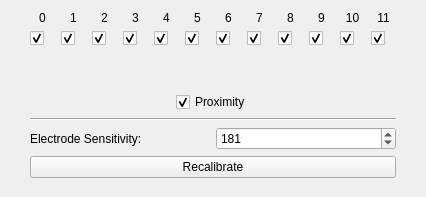
<?xml version="1.0" encoding="UTF-8"?>
<ui version="4.0">
 <class>MultiTouch</class>
 <widget class="QWidget" name="MultiTouch">
  <property name="geometry">
   <rect>
    <x>0</x>
    <y>0</y>
    <width>426</width>
    <height>197</height>
   </rect>
  </property>
  <property name="windowTitle">
   <string>Form</string>
  </property>
  <layout class="QVBoxLayout" name="verticalLayout">
   <item>
    <layout class="QHBoxLayout" name="horizontalLayout_2">
     <item>
      <spacer name="horizontalSpacer_2">
       <property name="orientation">
        <enum>Qt::Horizontal</enum>
       </property>
       <property name="sizeHint" stdset="0">
        <size>
         <width>40</width>
         <height>20</height>
        </size>
       </property>
      </spacer>
     </item>
     <item>
      <layout class="QVBoxLayout" name="verticalLayout_15">
       <item>
        <layout class="QHBoxLayout" name="horizontalLayout">
         <item>
          <layout class="QVBoxLayout" name="verticalLayout_2">
           <item>
            <widget class="QLabel" name="label">
             <property name="minimumSize">
              <size>
               <width>25</width>
               <height>0</height>
              </size>
             </property>
             <property name="text">
              <string>0</string>
             </property>
             <property name="alignment">
              <set>Qt::AlignCenter</set>
             </property>
            </widget>
           </item>
           <item>
            <layout class="QHBoxLayout" name="horizontalLayout_4">
             <item>
              <widget class="QCheckBox" name="cb_0">
               <property name="text">
                <string/>
               </property>
               <property name="checked">
                <bool>true</bool>
               </property>
              </widget>
             </item>
            </layout>
           </item>
           <item>
            <widget class="QLabel" name="mt_label_0">
             <property name="text">
              <string/>
             </property>
            </widget>
           </item>
          </layout>
         </item>
         <item>
          <layout class="QVBoxLayout" name="verticalLayout_3">
           <item>
            <widget class="QLabel" name="label_2">
             <property name="minimumSize">
              <size>
               <width>25</width>
               <height>0</height>
              </size>
             </property>
             <property name="text">
              <string>1</string>
             </property>
             <property name="alignment">
              <set>Qt::AlignCenter</set>
             </property>
            </widget>
           </item>
           <item>
            <layout class="QHBoxLayout" name="horizontalLayout_5">
             <item>
              <widget class="QCheckBox" name="cb_1">
               <property name="text">
                <string/>
               </property>
               <property name="checked">
                <bool>true</bool>
               </property>
              </widget>
             </item>
            </layout>
           </item>
           <item>
            <widget class="QLabel" name="mt_label_1">
             <property name="text">
              <string/>
             </property>
            </widget>
           </item>
          </layout>
         </item>
         <item>
          <layout class="QVBoxLayout" name="verticalLayout_5">
           <item>
            <widget class="QLabel" name="label_3">
             <property name="minimumSize">
              <size>
               <width>25</width>
               <height>0</height>
              </size>
             </property>
             <property name="text">
              <string>2</string>
             </property>
             <property name="alignment">
              <set>Qt::AlignCenter</set>
             </property>
            </widget>
           </item>
           <item>
            <layout class="QHBoxLayout" name="horizontalLayout_6">
             <item>
              <widget class="QCheckBox" name="cb_2">
               <property name="text">
                <string/>
               </property>
               <property name="checked">
                <bool>true</bool>
               </property>
              </widget>
             </item>
            </layout>
           </item>
           <item>
            <widget class="QLabel" name="mt_label_2">
             <property name="text">
              <string/>
             </property>
            </widget>
           </item>
          </layout>
         </item>
         <item>
          <layout class="QVBoxLayout" name="verticalLayout_8">
           <item>
            <widget class="QLabel" name="label_4">
             <property name="minimumSize">
              <size>
               <width>25</width>
               <height>0</height>
              </size>
             </property>
             <property name="text">
              <string>3</string>
             </property>
             <property name="alignment">
              <set>Qt::AlignCenter</set>
             </property>
            </widget>
           </item>
           <item>
            <layout class="QHBoxLayout" name="horizontalLayout_7">
             <item>
              <widget class="QCheckBox" name="cb_3">
               <property name="text">
                <string/>
               </property>
               <property name="checked">
                <bool>true</bool>
               </property>
              </widget>
             </item>
            </layout>
           </item>
           <item>
            <widget class="QLabel" name="mt_label_3">
             <property name="text">
              <string/>
             </property>
            </widget>
           </item>
          </layout>
         </item>
         <item>
          <layout class="QVBoxLayout" name="verticalLayout_7">
           <item>
            <widget class="QLabel" name="label_5">
             <property name="minimumSize">
              <size>
               <width>25</width>
               <height>0</height>
              </size>
             </property>
             <property name="text">
              <string>4</string>
             </property>
             <property name="alignment">
              <set>Qt::AlignCenter</set>
             </property>
            </widget>
           </item>
           <item>
            <layout class="QHBoxLayout" name="horizontalLayout_8">
             <item>
              <widget class="QCheckBox" name="cb_4">
               <property name="text">
                <string/>
               </property>
               <property name="checked">
                <bool>true</bool>
               </property>
              </widget>
             </item>
            </layout>
           </item>
           <item>
            <widget class="QLabel" name="mt_label_4">
             <property name="text">
              <string/>
             </property>
            </widget>
           </item>
          </layout>
         </item>
         <item>
          <layout class="QVBoxLayout" name="verticalLayout_6">
           <item>
            <widget class="QLabel" name="label_6">
             <property name="minimumSize">
              <size>
               <width>25</width>
               <height>0</height>
              </size>
             </property>
             <property name="text">
              <string>5</string>
             </property>
             <property name="alignment">
              <set>Qt::AlignCenter</set>
             </property>
            </widget>
           </item>
           <item>
            <layout class="QHBoxLayout" name="horizontalLayout_9">
             <item>
              <widget class="QCheckBox" name="cb_5">
               <property name="text">
                <string/>
               </property>
               <property name="checked">
                <bool>true</bool>
               </property>
              </widget>
             </item>
            </layout>
           </item>
           <item>
            <widget class="QLabel" name="mt_label_5">
             <property name="text">
              <string/>
             </property>
            </widget>
           </item>
          </layout>
         </item>
         <item>
          <layout class="QVBoxLayout" name="verticalLayout_12">
           <item>
            <widget class="QLabel" name="label_7">
             <property name="minimumSize">
              <size>
               <width>25</width>
               <height>0</height>
              </size>
             </property>
             <property name="text">
              <string>6</string>
             </property>
             <property name="alignment">
              <set>Qt::AlignCenter</set>
             </property>
            </widget>
           </item>
           <item>
            <layout class="QHBoxLayout" name="horizontalLayout_10">
             <item>
              <widget class="QCheckBox" name="cb_6">
               <property name="text">
                <string/>
               </property>
               <property name="checked">
                <bool>true</bool>
               </property>
              </widget>
             </item>
            </layout>
           </item>
           <item>
            <widget class="QLabel" name="mt_label_6">
             <property name="text">
              <string/>
             </property>
            </widget>
           </item>
          </layout>
         </item>
         <item>
          <layout class="QVBoxLayout" name="verticalLayout_11">
           <item>
            <widget class="QLabel" name="label_8">
             <property name="minimumSize">
              <size>
               <width>25</width>
               <height>0</height>
              </size>
             </property>
             <property name="text">
              <string>7</string>
             </property>
             <property name="alignment">
              <set>Qt::AlignCenter</set>
             </property>
            </widget>
           </item>
           <item>
            <layout class="QHBoxLayout" name="horizontalLayout_11">
             <item>
              <widget class="QCheckBox" name="cb_7">
               <property name="text">
                <string/>
               </property>
               <property name="checked">
                <bool>true</bool>
               </property>
              </widget>
             </item>
            </layout>
           </item>
           <item>
            <widget class="QLabel" name="mt_label_7">
             <property name="text">
              <string/>
             </property>
            </widget>
           </item>
          </layout>
         </item>
         <item>
          <layout class="QVBoxLayout" name="verticalLayout_10">
           <item>
            <widget class="QLabel" name="label_9">
             <property name="minimumSize">
              <size>
               <width>25</width>
               <height>0</height>
              </size>
             </property>
             <property name="text">
              <string>8</string>
             </property>
             <property name="alignment">
              <set>Qt::AlignCenter</set>
             </property>
            </widget>
           </item>
           <item>
            <layout class="QHBoxLayout" name="horizontalLayout_12">
             <item>
              <widget class="QCheckBox" name="cb_8">
               <property name="text">
                <string/>
               </property>
               <property name="checked">
                <bool>true</bool>
               </property>
              </widget>
             </item>
            </layout>
           </item>
           <item>
            <widget class="QLabel" name="mt_label_8">
             <property name="text">
              <string/>
             </property>
            </widget>
           </item>
          </layout>
         </item>
         <item>
          <layout class="QVBoxLayout" name="verticalLayout_13">
           <item>
            <widget class="QLabel" name="label_10">
             <property name="minimumSize">
              <size>
               <width>25</width>
               <height>0</height>
              </size>
             </property>
             <property name="text">
              <string>9</string>
             </property>
             <property name="alignment">
              <set>Qt::AlignCenter</set>
             </property>
            </widget>
           </item>
           <item>
            <layout class="QHBoxLayout" name="horizontalLayout_13">
             <item>
              <widget class="QCheckBox" name="cb_9">
               <property name="text">
                <string/>
               </property>
               <property name="checked">
                <bool>true</bool>
               </property>
              </widget>
             </item>
            </layout>
           </item>
           <item>
            <widget class="QLabel" name="mt_label_9">
             <property name="text">
              <string/>
             </property>
            </widget>
           </item>
          </layout>
         </item>
         <item>
          <layout class="QVBoxLayout" name="verticalLayout_9">
           <item>
            <widget class="QLabel" name="label_11">
             <property name="minimumSize">
              <size>
               <width>25</width>
               <height>0</height>
              </size>
             </property>
             <property name="text">
              <string>10</string>
             </property>
             <property name="alignment">
              <set>Qt::AlignCenter</set>
             </property>
            </widget>
           </item>
           <item>
            <layout class="QHBoxLayout" name="horizontalLayout_14">
             <item>
              <widget class="QCheckBox" name="cb_10">
               <property name="text">
                <string/>
               </property>
               <property name="checked">
                <bool>true</bool>
               </property>
              </widget>
             </item>
            </layout>
           </item>
           <item>
            <widget class="QLabel" name="mt_label_10">
             <property name="text">
              <string/>
             </property>
            </widget>
           </item>
          </layout>
         </item>
         <item>
          <layout class="QVBoxLayout" name="verticalLayout_4">
           <item>
            <widget class="QLabel" name="label_12">
             <property name="minimumSize">
              <size>
               <width>25</width>
               <height>0</height>
              </size>
             </property>
             <property name="text">
              <string>11</string>
             </property>
             <property name="alignment">
              <set>Qt::AlignCenter</set>
             </property>
            </widget>
           </item>
           <item>
            <layout class="QHBoxLayout" name="horizontalLayout_15">
             <item>
              <widget class="QCheckBox" name="cb_11">
               <property name="text">
                <string/>
               </property>
               <property name="checked">
                <bool>true</bool>
               </property>
              </widget>
             </item>
            </layout>
           </item>
           <item>
            <widget class="QLabel" name="mt_label_11">
             <property name="text">
              <string/>
             </property>
            </widget>
           </item>
          </layout>
         </item>
        </layout>
       </item>
       <item>
        <layout class="QVBoxLayout" name="verticalLayout_14">
         <item>
          <widget class="QLabel" name="mt_label_12">
           <property name="text">
            <string/>
           </property>
          </widget>
         </item>
         <item>
          <layout class="QHBoxLayout" name="horizontalLayout_16">
           <item>
            <spacer name="horizontalSpacer_28">
             <property name="orientation">
              <enum>Qt::Horizontal</enum>
             </property>
             <property name="sizeHint" stdset="0">
              <size>
               <width>40</width>
               <height>20</height>
              </size>
             </property>
            </spacer>
           </item>
           <item>
            <widget class="QCheckBox" name="cb_12">
             <property name="text">
              <string>Proximity</string>
             </property>
             <property name="checked">
              <bool>true</bool>
             </property>
            </widget>
           </item>
           <item>
            <spacer name="horizontalSpacer_27">
             <property name="orientation">
              <enum>Qt::Horizontal</enum>
             </property>
             <property name="sizeHint" stdset="0">
              <size>
               <width>40</width>
               <height>20</height>
              </size>
             </property>
            </spacer>
           </item>
          </layout>
         </item>
        </layout>
       </item>
       <item>
        <widget class="Line" name="line">
         <property name="orientation">
          <enum>Qt::Horizontal</enum>
         </property>
        </widget>
       </item>
       <item>
        <layout class="QHBoxLayout" name="horizontalLayout_3">
         <item>
          <widget class="QLabel" name="label_13">
           <property name="text">
            <string>Electrode Sensitivity:</string>
           </property>
          </widget>
         </item>
         <item>
          <widget class="QSpinBox" name="sensitivity_spinbox">
           <property name="minimum">
            <number>5</number>
           </property>
           <property name="maximum">
            <number>201</number>
           </property>
           <property name="value">
            <number>181</number>
           </property>
          </widget>
         </item>
        </layout>
       </item>
       <item>
        <widget class="QPushButton" name="button_recalibrate">
         <property name="text">
          <string>Recalibrate</string>
         </property>
        </widget>
       </item>
      </layout>
     </item>
     <item>
      <spacer name="horizontalSpacer">
       <property name="orientation">
        <enum>Qt::Horizontal</enum>
       </property>
       <property name="sizeHint" stdset="0">
        <size>
         <width>40</width>
         <height>20</height>
        </size>
       </property>
      </spacer>
     </item>
    </layout>
   </item>
   <item>
    <spacer name="verticalSpacer">
     <property name="orientation">
      <enum>Qt::Vertical</enum>
     </property>
     <property name="sizeHint" stdset="0">
      <size>
       <width>20</width>
       <height>0</height>
      </size>
     </property>
    </spacer>
   </item>
  </layout>
 </widget>
 <resources/>
 <connections/>
</ui>
